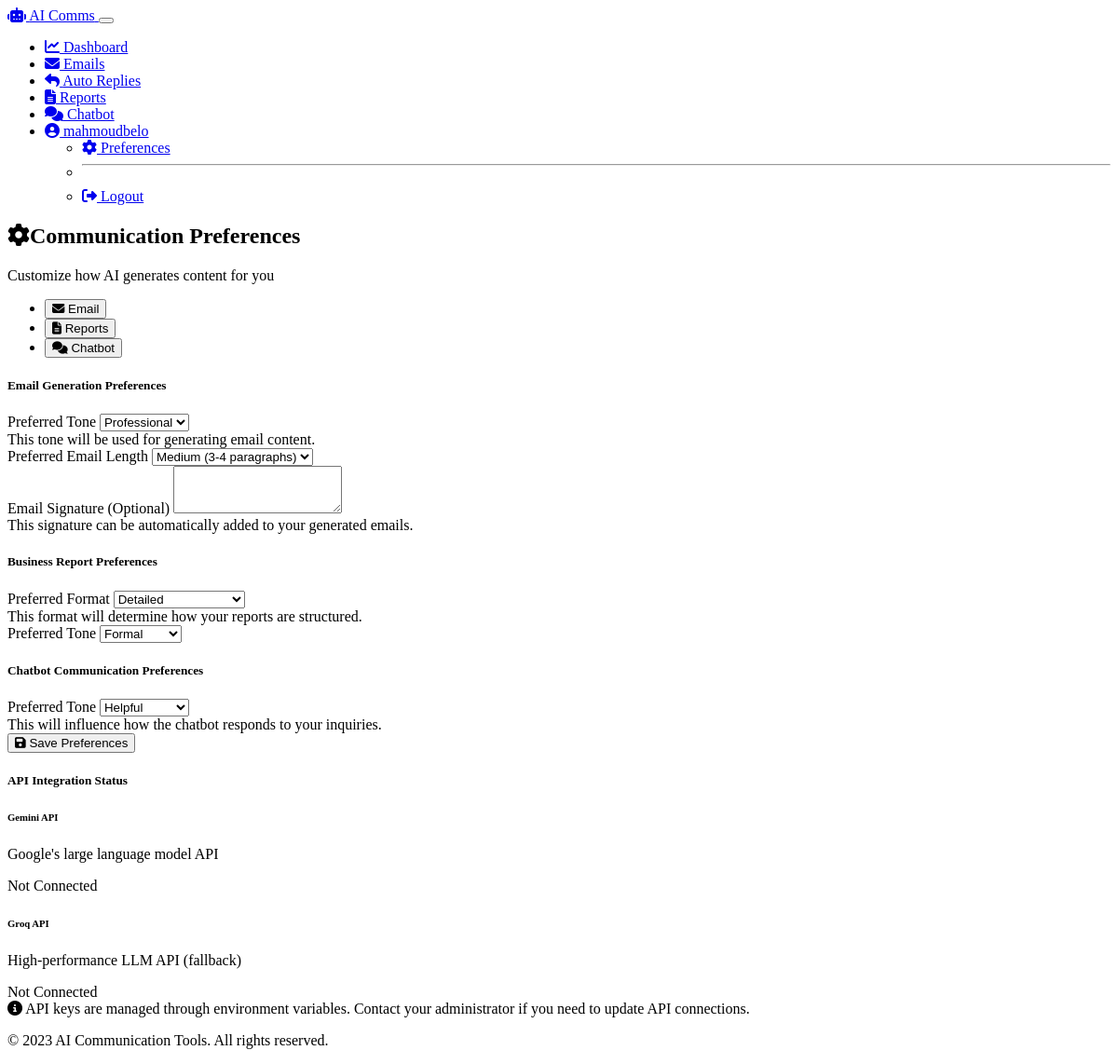
Page /preferences (signed in) on the committed database.
### models.py (models this page shows, shortened)
class User(UserMixin, db.Model):
    id = db.Column(db.Integer, primary_key=True)
    username = db.Column(db.String(64), unique=True, nullable=False)
    email = db.Column(db.String(120), unique=True, nullable=False)
    password_hash = db.Column(db.String(256), nullable=False)
    created_at = db.Column(db.DateTime, default=datetime.utcnow)
    email_drafts = db.relationship('EmailDraft', backref='author', lazy='dynamic')
    reports = db.relationship('Report', backref='author', lazy='dynamic')
    chat_sessions = db.relationship('ChatSession', backref='user', lazy='dynamic')
    preferences = db.relationship('UserPreference', backref='user', uselist=False)
    auto_replies = db.relationship('AutoReply', backref='user', lazy='dynamic')

class UserPreference(db.Model):
    id = db.Column(db.Integer, primary_key=True)
    user_id = db.Column(db.Integer, db.ForeignKey('user.id'), nullable=False)
    email_tone = db.Column(db.String(50), default="professional")  # professional, friendly, formal, etc.
    email_length = db.Column(db.String(50), default="medium")  # short, medium, long
    email_signature = db.Column(db.Text)
    report_format = db.Column(db.String(50), default="detailed")  # concise, detailed, bullet-points
    report_tone = db.Column(db.String(50), default="formal")
    chat_tone = db.Column(db.String(50), default="helpful")
    auto_reply_tone = db.Column(db.String(50), default="professional")
    auto_reply_style = db.Column(db.String(50), default="concise")
    auto_reply_signature = db.Column(db.Boolean, default=True)

### routes.py (the view, shortened to what this page needs)
@app.route('/preferences', methods=['GET', 'POST'])
@login_required
def preferences():
    user_preferences = UserPreference.query.filter_by(user_id=current_user.id).first()
    if not user_preferences:
        user_preferences = UserPreference(user_id=current_user.id)
        db.session.add(user_preferences)
        db.session.commit()
    return render_template('preferences.html', preferences=user_preferences)

### app.py (called while the page is built)
@login_manager.user_loader
def load_user(user_id):
    from models import User
    return User.query.get(int(user_id))

### templates/preferences.html (shortened to what this page needs)
{% extends 'base.html' %}
{% block content %}
<div class="row mb-4">
    <div class="col">
        <h2><i class="fas fa-cog me-2"></i>Communication Preferences</h2>
        <p class="lead">Customize how AI generates content for you</p>
    </div>
</div>
<div class="row">
    <div class="col-md-8 mx-auto">
        <div class="card shadow">
            <div class="card-header">
                <ul class="nav nav-tabs card-header-tabs" id="preferenceTabs" role="tablist">
                    <li class="nav-item" role="presentation">
                        <button class="nav-link active" id="email-tab" data-bs-toggle="tab" data-bs-target="#email-pref" type="button" role="tab" aria-controls="email-pref" aria-selected="true">
                            <i class="fas fa-envelope me-1"></i> Email
                        </button>
                    </li>
                    <li class="nav-item" role="presentation">
                        <button class="nav-link" id="report-tab" data-bs-toggle="tab" data-bs-target="#report-pref" type="button" role="tab" aria-controls="report-pref" aria-selected="false">
                            <i class="fas fa-file-alt me-1"></i> Reports
                        </button>
                    </li>
                    <li class="nav-item" role="presentation">
                        <button class="nav-link" id="chat-tab" data-bs-toggle="tab" data-bs-target="#chat-pref" type="button" role="tab" aria-controls="chat-pref" aria-selected="false">
                            <i class="fas fa-comments me-1"></i> Chatbot
                        </button>
                    </li>
                </ul>
            </div>
            <div class="card-body">
                <form action="{{ url_for('preferences') }}" method="post">
                    <div class="tab-content" id="preferenceTabsContent">
                        <div class="tab-pane fade show active" id="email-pref" role="tabpanel" aria-labelledby="email-tab">
                            <h5 class="mb-4">Email Generation Preferences</h5>
                            <div class="mb-3">
                                <label for="email_tone" class="form-label">Preferred Tone</label>
                                <select class="form-select" id="email_tone" name="email_tone">
                                    <option value="professional" {% if preferences.email_tone == 'professional' %}selected{% endif %}>Professional</option>
                                </select>
                                <div class="form-text">This tone will be used for generating email content.</div>
                            </div>
                            <div class="mb-3">
                                <label for="email_length" class="form-label">Preferred Email Length</label>
                                <select class="form-select" id="email_length" name="email_length">
                                    <option value="medium" {% if preferences.email_length == 'medium' %}selected{% endif %}>Medium (3-4 paragraphs)</option>
                                </select>
                            </div>
                            <div class="mb-3">
                                <label for="email_signature" class="form-label">Email Signature (Optional)</label>
                                <textarea class="form-control" id="email_signature" name="email_signature" rows="3">{{ preferences.email_signature or '' }}</textarea>
                                <div class="form-text">This signature can be automatically added to your generated emails.</div>
                            </div>
                        </div>
                        <div class="tab-pane fade" id="report-pref" role="tabpanel" aria-labelledby="report-tab">
                            <h5 class="mb-4">Business Report Preferences</h5>
                            <div class="mb-3">
                                <label for="report_format" class="form-label">Preferred Format</label>
                                <select class="form-select" id="report_format" name="report_format">
                                    <option value="detailed" {% if preferences.report_format == 'detailed' %}selected{% endif %}>Detailed</option>
                                </select>
                                <div class="form-text">This format will determine how your reports are structured.</div>
                            </div>
                            <div class="mb-3">
                                <label for="report_tone" class="form-label">Preferred Tone</label>
                                <select class="form-select" id="report_tone" name="report_tone">
                                    <option value="formal" {% if preferences.report_tone == 'formal' %}selected{% endif %}>Formal</option>
                                </select>
                            </div>
                        </div>
                        <div class="tab-pane fade" id="chat-pref" role="tabpanel" aria-labelledby="chat-tab">
                            <h5 class="mb-4">Chatbot Communication Preferences</h5>
                            <div class="mb-3">
                                <label for="chat_tone" class="form-label">Preferred Tone</label>
                                <select class="form-select" id="chat_tone" name="chat_tone">
                                    <option value="helpful" {% if preferences.chat_tone == 'helpful' %}selected{% endif %}>Helpful</option>
                                </select>
                                <div class="form-text">This will influence how the chatbot responds to your inquiries.</div>
                            </div>
                        </div>
                    </div>
                    <div class="d-grid gap-2 mt-4">
                        <button type="submit" class="btn btn-primary">
                            <i class="fas fa-save me-1"></i> Save Preferences
                        </button>
                    </div>
                </form>
            </div>
        </div>
        <div class="card mt-4">
            <div class="card-header">
                <h5 class="mb-0">API Integration Status</h5>
            </div>
            <div class="card-body">
                <div class="list-group">
                    <div class="list-group-item d-flex justify-content-between align-items-center">
                        <div>
                            <h6 class="mb-1">Gemini API</h6>
                            <p class="mb-0 text-muted small">Google's large language model API</p>
                        </div>
                        <span class="badge bg-{{ 'success' if config.get('GEMINI_API_KEY') else 'danger' }} rounded-pill">
                            {{ 'Connected' if config.get('GEMINI_API_KEY') else 'Not Connected' }}
                        </span>
                    </div>
                    <div class="list-group-item d-flex justify-content-between align-items-center">
                        <div>
                            <h6 class="mb-1">Groq API</h6>
                            <p class="mb-0 text-muted small">High-performance LLM API (fallback)</p>
                        </div>
                        <span class="badge bg-{{ 'success' if config.get('GROQ_API_KEY') else 'warning' }} rounded-pill">
                            {{ 'Connected' if config.get('GROQ_API_KEY') else 'Not Connected' }}
                        </span>
                    </div>
                </div>
                <div class="alert alert-info mt-3 mb-0">
                    <i class="fas fa-info-circle me-2"></i>
                    API keys are managed through environment variables. Contact your administrator if you need to update API connections.
                </div>
            </div>
        </div>
    </div>
</div>
{% endblock %}

### templates/base.html (shortened to what this page needs)
<!DOCTYPE html>
<html lang="en" data-bs-theme="dark">
<head>
    <link rel="stylesheet" href="https://cdn.replit.com/agent/bootstrap-agent-dark-theme.min.css">
    <link rel="stylesheet" href="https://cdnjs.cloudflare.com/ajax/libs/font-awesome/6.4.0/css/all.min.css">
    <link rel="stylesheet" href="{{ url_for('static', filename='css/custom.css') }}">
</head>
<body>
    <nav class="navbar navbar-expand-lg bg-body-tertiary">
        <div class="container">
            <a class="navbar-brand d-flex align-items-center" href="{{ url_for('index') }}">
                <i class="fas fa-robot me-2"></i>
                <span>AI Comms</span>
            </a>
            <button class="navbar-toggler" type="button" data-bs-toggle="collapse" data-bs-target="#navbarNav"
                aria-controls="navbarNav" aria-expanded="false" aria-label="Toggle navigation">
            </button>
            <div class="collapse navbar-collapse" id="navbarNav">
                <ul class="navbar-nav ms-auto">
                    {% if current_user.is_authenticated %}
                    <li class="nav-item">
                        <a class="nav-link {% if request.endpoint == 'dashboard' %}active{% endif %}" href="{{ url_for('dashboard') }}">
                            <i class="fas fa-chart-line me-1"></i> Dashboard
                        </a>
                    </li>
                    <li class="nav-item">
                        <a class="nav-link {% if request.endpoint == 'email_drafts' or request.endpoint == 'new_email' or request.endpoint == 'view_email' %}active{% endif %}" href="{{ url_for('email_drafts') }}">
                            <i class="fas fa-envelope me-1"></i> Emails
                        </a>
                    </li>
                    <li class="nav-item">
                        <a class="nav-link {% if request.endpoint == 'auto_replies' or request.endpoint == 'new_auto_reply' or request.endpoint == 'view_auto_reply' %}active{% endif %}" href="{{ url_for('auto_replies') }}">
                            <i class="fas fa-reply me-1"></i> Auto Replies
                        </a>
                    </li>
                    <li class="nav-item">
                        <a class="nav-link {% if request.endpoint == 'reports' or request.endpoint == 'new_report' or request.endpoint == 'view_report' %}active{% endif %}" href="{{ url_for('reports') }}">
                            <i class="fas fa-file-alt me-1"></i> Reports
                        </a>
                    </li>
                    <li class="nav-item">
                        <a class="nav-link {% if request.endpoint == 'chatbot' or request.endpoint == 'view_chat' %}active{% endif %}" href="{{ url_for('chatbot') }}">
                            <i class="fas fa-comments me-1"></i> Chatbot
                        </a>
                    </li>
                    <li class="nav-item dropdown">
                        <a class="nav-link dropdown-toggle" href="#" role="button" data-bs-toggle="dropdown" aria-expanded="false">
                            <i class="fas fa-user-circle me-1"></i> {{ current_user.username }}
                        </a>
                        <ul class="dropdown-menu dropdown-menu-end">
                            <li><a class="dropdown-item" href="{{ url_for('preferences') }}"><i class="fas fa-cog me-1"></i> Preferences</a></li>
                            <li><hr class="dropdown-divider"></li>
                            <li><a class="dropdown-item" href="{{ url_for('logout') }}"><i class="fas fa-sign-out-alt me-1"></i> Logout</a></li>
                        </ul>
                    </li>
                    {% endif %}
                </ul>
            </div>
        </div>
    </nav>
    <main class="container py-4">
        {% block content %}{% endblock %}
    </main>
    <footer class="bg-body-tertiary py-4 mt-5">
        <div class="container text-center">
            <p class="mb-0">© 2023 AI Communication Tools. All rights reserved.</p>
        </div>
    </footer>
</body>
</html>

### static/css/custom.css (style rules this page uses)
.card { transition: all 0.3s ease; }
::placeholder { color: rgba(255, 255, 255, 0.5) !important; }

### rows in the picture
User: username "mahmoudbelo"
UserPreference: email_tone "Professional", email_length "Medium (3-4 paragraphs)", report_format "Detailed", report_tone "Formal", chat_tone "Helpful"

### other values in the picture
{{ 'Connected' if config.get('GEMINI_API_KEY') else 'Not Connected' }} "Not Connected"
{{ 'Connected' if config.get('GROQ_API_KEY') else 'Not Connected' }} "Not Connected"
